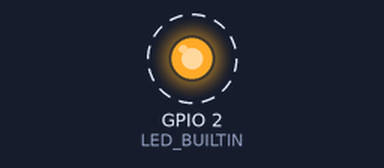
Recording of a sketch running on a simulated ESP32. Parts: output pins drawn as LEDs (lit = HIGH). Dashed ring = blinking. What the sketch prints to the serial monitor is not drawn.

Above: at 2.2 s.
Timing chart, 0 to 5.0 s (numbered marks = the images above):
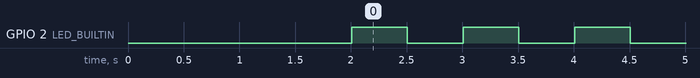

The sketch:

test1_board.ino
```cpp
// Stage 1: is the board alive?
//
// Checks the Feather itself only - no displays, no buttons, no sound. If this
// does not run, there is no point looking at the wiring yet.
//
// Expected behaviour:
//   - the red LED next to the USB socket blinks once a second
//   - a line runs through the serial monitor (115200) every two seconds
//
// Tools > USB CDC On Boot has to be "Enabled", otherwise the monitor stays
// silent.

#include <Arduino.h>

static uint32_t zaehler = 0;

void setup() {
  Serial.begin(115200);
  pinMode(LED_BUILTIN, OUTPUT);
  delay(2000);            // give the USB monitor time to connect
  Serial.println();
  Serial.println("vorlaut - stage 1: board");
  Serial.printf("Chip: %s, %u MHz, %u cores\n",
                ESP.getChipModel(), ESP.getCpuFreqMHz(), ESP.getChipCores());
  Serial.printf("Flash: %u MB\n", ESP.getFlashChipSize() / (1024 * 1024));
  Serial.printf("Free memory: %u bytes\n", ESP.getFreeHeap());
  Serial.println("If the red LED blinks, stage 1 is done.");
}

void loop() {
  digitalWrite(LED_BUILTIN, HIGH);
  delay(500);
  digitalWrite(LED_BUILTIN, LOW);
  delay(500);
  if (++zaehler % 2 == 0) {
    Serial.printf("up for %lu s, free memory %u bytes\n",
                  millis() / 1000, ESP.getFreeHeap());
  }
}
```

Measured:
- by itself, GPIO 2 (LED_BUILTIN): alternates HIGH for 0.50 s and LOW for 0.50 s
